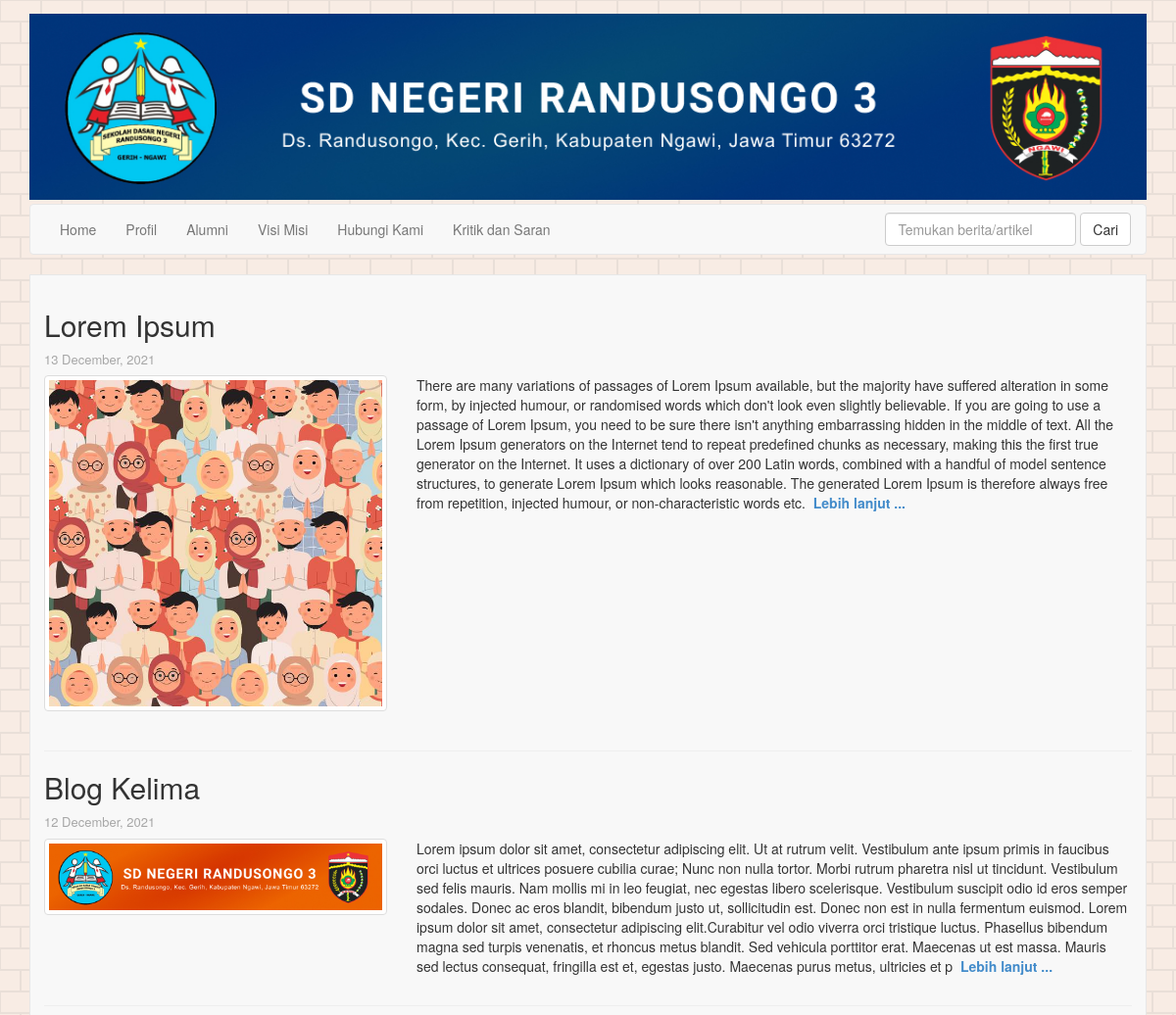
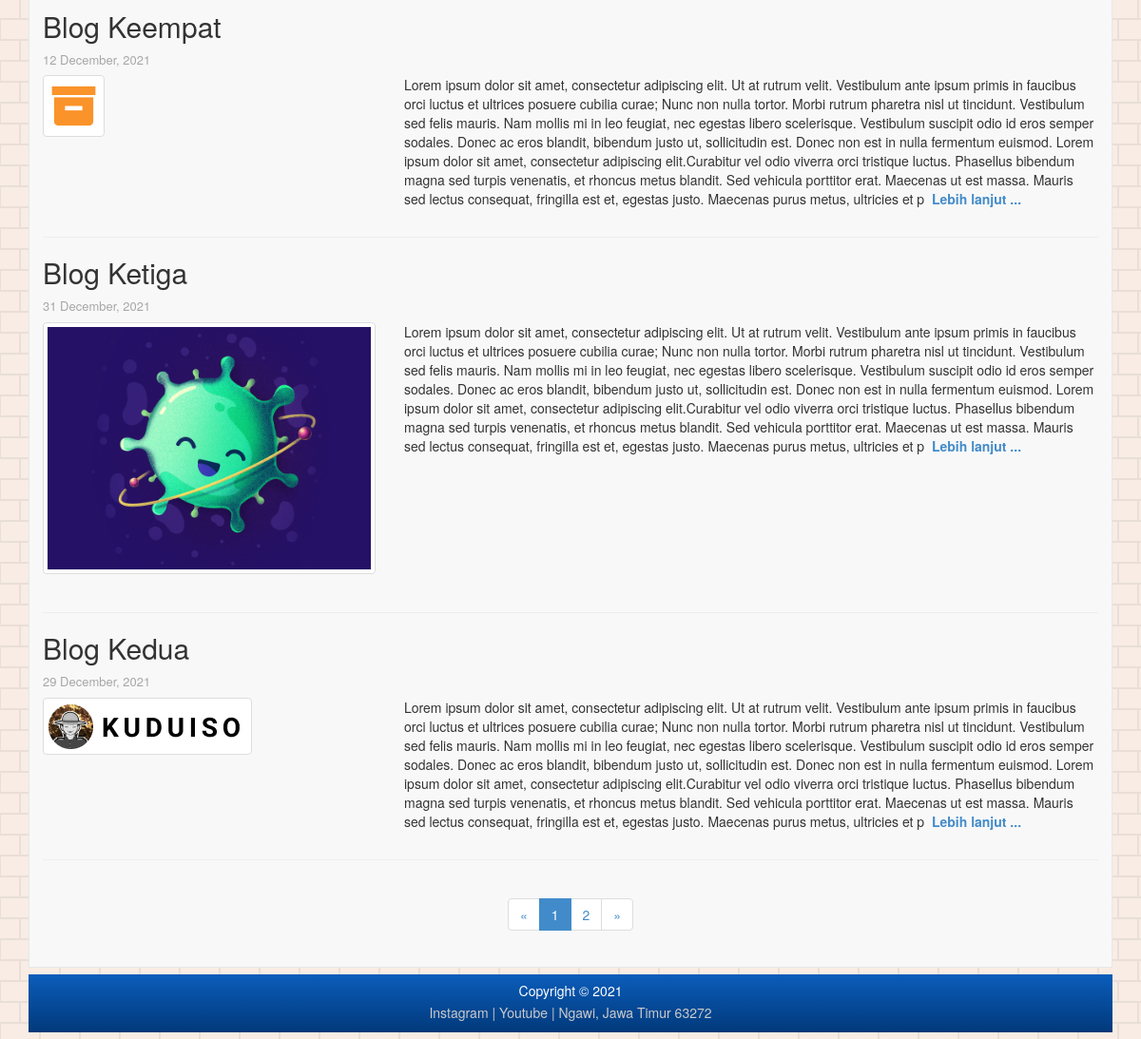
The page / on the database its author committed (2 pictures, top to bottom).
### tables this page shows
CREATE TABLE IF NOT EXISTS `blog_post` (
  `id_post` int(11) NOT NULL AUTO_INCREMENT,
  `title` varchar(100) NOT NULL,
  `picture_post` varchar(185) NOT NULL,
  `date_post` date NOT NULL,
  `text_post` text NOT NULL,
  PRIMARY KEY (`id_post`)
);

### models/m_posting.php (called while the page is built, shortened)
<?php
class Posting{
   private $mysqli;
   function __construct($conn) {
      $this->mysqli = $conn;
   }
   public function tampil($id = null, $num = null) {
      $db = $this->mysqli->conn;
      $sql = "SELECT * FROM blog_post";
      $sql .= " ORDER BY id_post DESC";
      if($num != null) {
         $sql .= " LIMIT 5  OFFSET $num";
      }
      $query = $db->query($sql) or die ($db->error);
      return $query;
   }
}
?>

### models/m_kontak.php (called while the page is built, shortened)
<?php
class Kontak{
   private $mysqli;
   function __construct($conn) {
      $this->mysqli = $conn;
   }
   public function tampil($id = null) {
      $db = $this->mysqli->conn;
      $sql = "SELECT * FROM kontak_kami";
      $query = $db->query($sql) or die ($db->error);
      return $query;
   }
}
?>

### views/guest/home.php (the view, shortened to what this page needs)
<?php
require_once('models/m_posting.php');
$posting = new Posting($connection);
if(isset($_GET['id_post'])) {
$data = $posting->tampil($_GET['id_post'])->fetch_object();
?>
<div class="content-article">
   <h2 class="text-capitalize"><?= $data->title ?></h2>
   <div class="date-post"><?= date('d F, Y', strtotime($data->date_post)) ?></div>
   <div class="row margin-top-sm">
      <div class="col-sm-12">
         <img src="images/image_contents/<?= $data->picture_post ?>" alt="cover-content" class="thumbnail img-responsive center-block" style="max-height: 350px;">
      </div>
      <div class="col-sm-12">
         <p><?= htmlspecialchars_decode($data->text_post) ?></p>
      </div>
   </div>
   <hr>
</div>
<?php } else {
   $num = @$_GET['num'] == null || $_GET['num'] == '' ? '0' : $_GET['num'];
   $tampil = $posting->tampil(null, $num);
   $ttl_data = $posting->tampil()->num_rows;
   while($data = $tampil->fetch_object()) {
   ?>
      <div class="content-article">
         <h2 class="text-capitalize"><?= $data->title ?></h2>
         <div class="date-post"><?= date('d F, Y', strtotime($data->date_post)) ?></div>
         <div class="row margin-top-sm">
            <div class="col-md-4">
               <img src="images/image_contents/<?= $data->picture_post ?>" alt="cover-content" class="thumbnail img-cover-content">
            </div>
            <div class="col-md-8">
               <p><?= substr(strip_tags(htmlspecialchars_decode($data->text_post)), 0, 800) ?> &nbsp;<a href="?page=home&id_post=<?= $data->id_post ?>"><b>Lebih lanjut ...</b></a></p>
            </div>
         </div>
         <hr>
      </div>
   <?php } ?>
   <?php
   $num_page = ceil($ttl_data/5);
   if($num_page <> 0) {?>
   <div aria-label="Page navigation">
      <div class="text-center">
         <ul class="pagination">
            <li>
               <a href="?page=home&num=<?= $num == 0 ? $num : $num-5 ?>" aria-label="Previous">
               <span aria-hidden="true">&laquo;</span>
               </a>
            </li>
            <?php
               for($i=0; $i<$num_page; $i++) {?>
                  <li <?= $i+1 == ($num+5)/5 ? 'class="active"' : ''?>><a href="?page=home&num=<?= $i*5 ?>"><?= $i+1 ?></a></li>
            <?php
               }?>
            <?php if($num+5 < $ttl_data) {?>
            <li>
               <a href="?page=home&num=<?= $num+5 ?>" aria-label="Next">
               <span aria-hidden="true">&raquo;</span>
               </a>
            </li>
            <?php } ?>
         </ul>
      </div>
   </div>
   <?php } ?>
<?php } ?>

### index.php (shortened to what this page needs)
<?php
require_once('config/+koneksi.php');
require_once('models/m_kontak.php');
$connection = new Database($host, $user, $pass, $database);
$kontak = new Kontak($connection);
$tampilKontak = $kontak->tampil()->fetch_object();
$url = @$_GET['page'];
?>
<!DOCTYPE html>
<html lang="en">
<head>
    <link href="assets/css/bootstrap.css" rel="stylesheet">
    <link href="assets/css/sb-admin.css" rel="stylesheet">
    <link rel="stylesheet" href="assets/font-awesome/css/font-awesome.min.css">
</head>
<body class="container bg-pattern">
<header>
  <div class="banner-wrap bg-success margin-top-md">
    <img src="images/banner-sdn-randusongo-3_lg.jpg" alt="banner-sdn-randusongo-3" class="header-banner-img">
  </div>
  <nav class="navbar navbar-default margin-top-xs">
    <div class="container-fluids">
      <div class="collapse navbar-collapse" id="bs-example-navbar-collapse-1">
        <ul class="nav navbar-nav">
          <li <?= $url == 'home' ? 'class="active"' : '' ?> ><a href="?page=home">Home</a></li>
          <li <?= $url == 'profil' ? 'class="active"' : '' ?> ><a href="?page=profil">Profil</a></li>
          <li <?= $url == 'alumni' ? 'class="active"' : '' ?> ><a href="?page=alumni">Alumni</a></li>
          <li <?= $url == 'visi-misi' ? 'class="active"' : '' ?> ><a href="?page=visi-misi">Visi Misi</a></li>
          <li <?= $url == 'hubungi-kami' ? 'class="active"' : '' ?> ><a href="?page=hubungi-kami">Hubungi Kami</a></li>
          <li <?= $url == 'kritik-saran' ? 'class="active"' : '' ?> ><a href="?page=kritik-saran">Kritik dan Saran</a></li>
        </ul>
        <form action="?page=home" method="POST" class="navbar-form navbar-right">
          <div class="form-group">
            <input type="text" class="form-control" name="kata_kunci" placeholder="Temukan berita/artikel">
          </div>
          <button type="submit" name="pencarian" class="btn btn-default">Cari</button>
        </form>
      </div>
    </div>
  </nav>
</header>
<main class="bg-main padding-md">
  <?php
  switch ($url) {
    default:
      include "views/guest/home.php";
      break;
  }
  ?>
</main>
<footer class="bg-footer margin-top-sm margin-bottom-sm padding-sm">
  <p class="text-center text-white margin-bottom-xs">Copyright &copy; 2021 </p>
  <p class="text-center text-gray margin-bottom-xs">
    <a href="<?= $tampilKontak->instagram ?>" target="_blank" class="footer-link">Instagram</a> | <a href="<?= $tampilKontak->youtube ?>" target="_blank" class="footer-link">Youtube</a> | Ngawi, Jawa Timur 63272
  </p>
</footer>
</body>
</html>

### assets/css/sb-admin.css (style rules this page uses)
body { margin: 0; padding: 0; }
.bg-pattern { background-color: #f8ece4; }
* { box-sizing: border-box; }
main { min-height: 30em; }
@media (min-width:768px) { .navbar-collapse { padding-left: 15px !important; padding-right: 15px !important; } }
.padding-sm { padding: .5em; }
.padding-md { padding: 1em; }
.margin-top-xs { margin-top: .25em; }
.margin-top-sm { margin-top: .5em; }
.margin-top-md { margin-top: 1em; }
.margin-bottom-xs { margin-bottom: .25em; }
.margin-bottom-sm { margin-bottom: .5em; }
.text-capitalize { text-transform: capitalize; }
.bg-main { border: 1px solid #e7e7e7; background-color: #f8f8f8; }
.bg-footer { background-image: linear-gradient(to top, #01397A, #0b5dbb); }
.text-white { color: white; }
.text-gray { color: #cacaca; }
.footer-link { color: #cacaca; text-decoration: none; }
.header-banner-img { width: 100%; }
.date-post { color: #a7a7a7; font-size: small; }
.img-cover-content { max-width: 100%; }

### rows shown on the page
blog_post: title "Lorem Ipsum", date_post "13 December, 2021", picture_post (picture), text_post "There are many variations of passages of Lorem Ipsum available, but the majority have suffered alteration in some form, by injected humour, or randomised words which don't look even slightly believable. If you are going to use a passage of Lorem Ipsum, you need to be sure there isn't anything embarrassing hidden in the middle of text. All the Lorem Ipsum generators on the Internet tend to repeat predefined chunks as necessary, making this the first true generator on the Internet. It uses a dictionary of over 200 Latin words, combined with a handful of model sentence structures, to generate Lorem Ipsum which looks reasonable. The generated Lorem Ipsum is therefore always free from…"
blog_post: title "Blog Kelima", date_post "12 December, 2021", picture_post (picture), text_post "Lorem ipsum dolor sit amet, consectetur adipiscing elit. Ut at rutrum velit. Vestibulum ante ipsum primis in faucibus orci luctus et ultrices posuere cubilia curae; Nunc non nulla tortor. Morbi rutrum pharetra nisl ut tincidunt. Vestibulum sed felis mauris. Nam mollis mi in leo feugiat, nec egestas libero scelerisque. Vestibulum suscipit odio id eros semper sodales. Donec ac eros blandit, bibendum justo ut, sollicitudin est. Donec non est in nulla fermentum euismod. Lorem ipsum dolor sit amet, consectetur adipiscing elit.Curabitur vel odio viverra orci tristique luctus. Phasellus bibendum magna sed turpis venenatis, et rhoncus metus blandit. Sed vehicula porttitor erat. Maecenas ut est…"
blog_post: title "Blog Keempat", date_post "12 December, 2021", picture_post (picture), text_post "Lorem ipsum dolor sit amet, consectetur adipiscing elit. Ut at rutrum velit. Vestibulum ante ipsum primis in faucibus orci luctus et ultrices posuere cubilia curae; Nunc non nulla tortor. Morbi rutrum pharetra nisl ut tincidunt. Vestibulum sed felis mauris. Nam mollis mi in leo feugiat, nec egestas libero scelerisque. Vestibulum suscipit odio id eros semper sodales. Donec ac eros blandit, bibendum justo ut, sollicitudin est. Donec non est in nulla fermentum euismod. Lorem ipsum dolor sit amet, consectetur adipiscing elit.Curabitur vel odio viverra orci tristique luctus. Phasellus bibendum magna sed turpis venenatis, et rhoncus metus blandit. Sed vehicula porttitor erat. Maecenas ut est…"
blog_post: title "Blog Ketiga", date_post "31 December, 2021", picture_post (picture), text_post "Lorem ipsum dolor sit amet, consectetur adipiscing elit. Ut at rutrum velit. Vestibulum ante ipsum primis in faucibus orci luctus et ultrices posuere cubilia curae; Nunc non nulla tortor. Morbi rutrum pharetra nisl ut tincidunt. Vestibulum sed felis mauris. Nam mollis mi in leo feugiat, nec egestas libero scelerisque. Vestibulum suscipit odio id eros semper sodales. Donec ac eros blandit, bibendum justo ut, sollicitudin est. Donec non est in nulla fermentum euismod. Lorem ipsum dolor sit amet, consectetur adipiscing elit.Curabitur vel odio viverra orci tristique luctus. Phasellus bibendum magna sed turpis venenatis, et rhoncus metus blandit. Sed vehicula porttitor erat. Maecenas ut est…"
blog_post: title "Blog Kedua", date_post "29 December, 2021", picture_post (picture), text_post "Lorem ipsum dolor sit amet, consectetur adipiscing elit. Ut at rutrum velit. Vestibulum ante ipsum primis in faucibus orci luctus et ultrices posuere cubilia curae; Nunc non nulla tortor. Morbi rutrum pharetra nisl ut tincidunt. Vestibulum sed felis mauris. Nam mollis mi in leo feugiat, nec egestas libero scelerisque. Vestibulum suscipit odio id eros semper sodales. Donec ac eros blandit, bibendum justo ut, sollicitudin est. Donec non est in nulla fermentum euismod. Lorem ipsum dolor sit amet, consectetur adipiscing elit.Curabitur vel odio viverra orci tristique luctus. Phasellus bibendum magna sed turpis venenatis, et rhoncus metus blandit. Sed vehicula porttitor erat. Maecenas ut est…"
